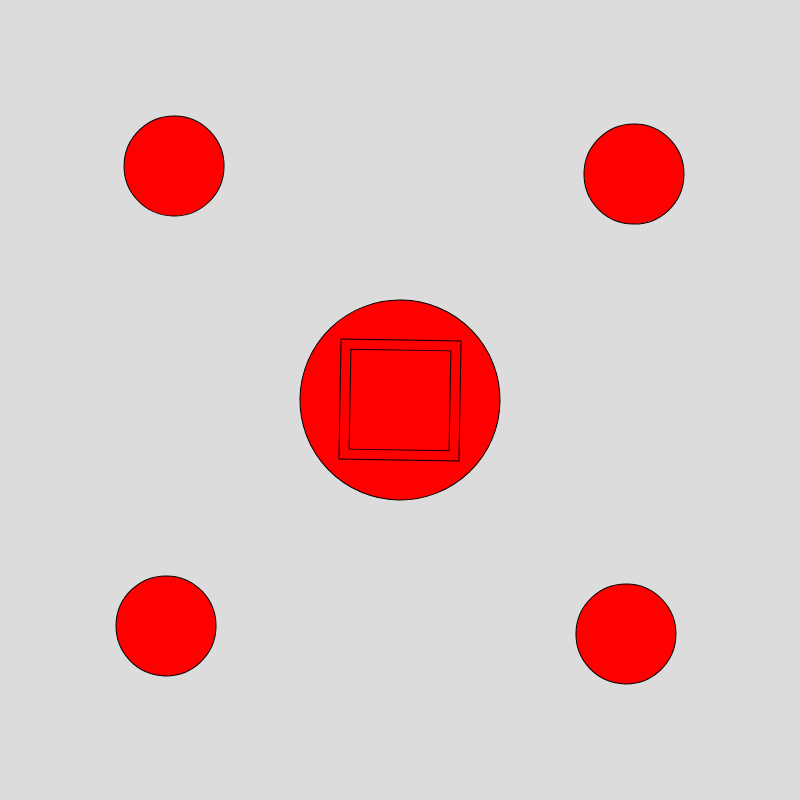
Frame 1 (no input)
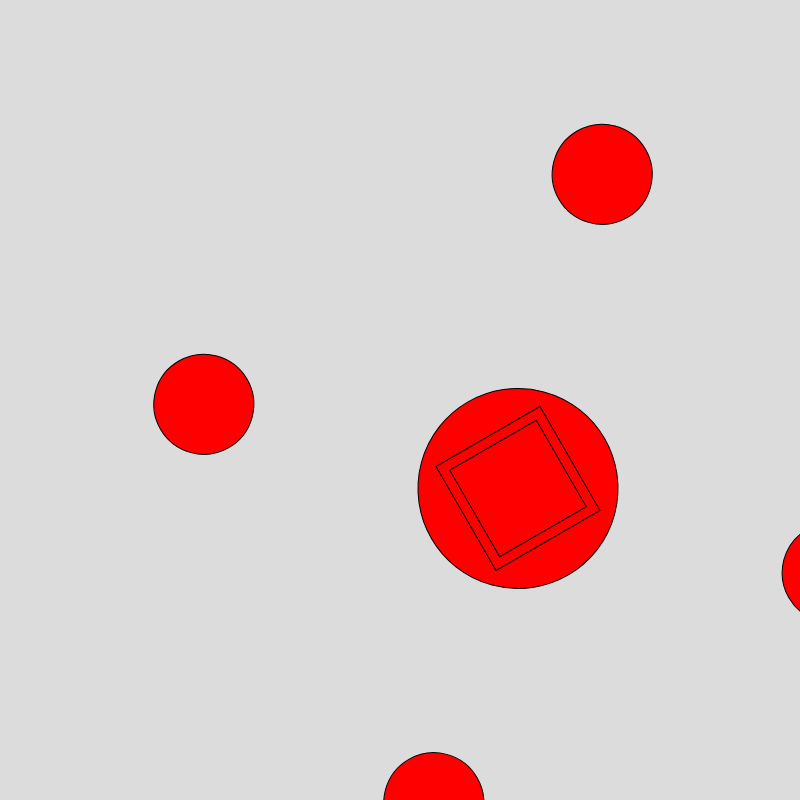
Frame 60 (no input)
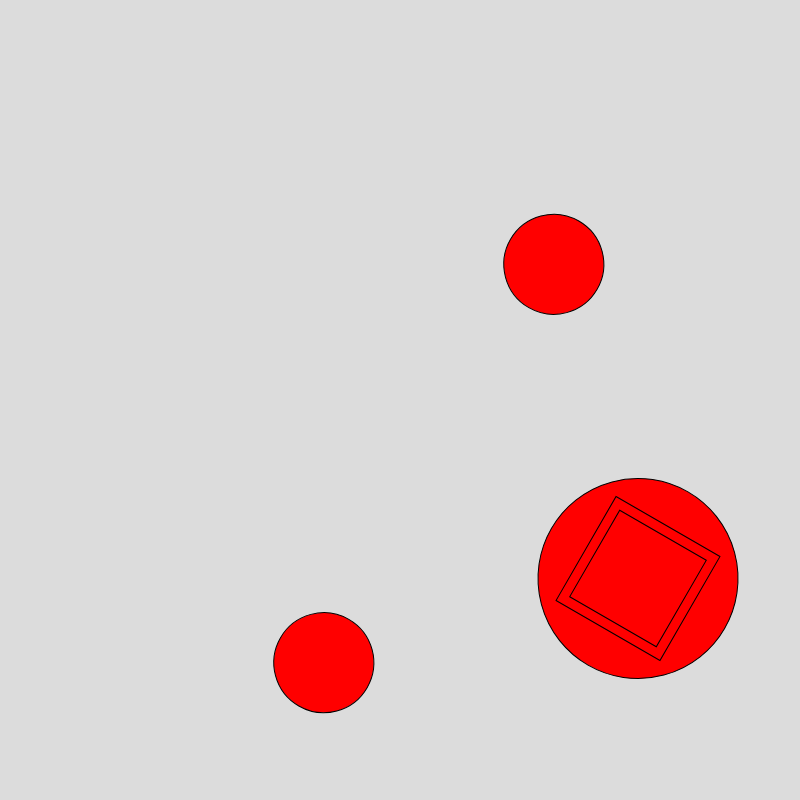
Frame 120 (the mouse pressed at the canvas centre since frame 60)

The p5.js sketch that drew these frames (run headless with seeded random() and noise() and a simulated clock; from frame 60 on, the mouse is pressed at the canvas centre):

// p5.js sketch
// ── sketch.js
let translateX = 400;
let translateY = 400;
let xMoveSpeed = 2;
let yMoveSpeed = 1.5;

function setup() {
  createCanvas(800, 800);
  angleMode(DEGREES);
}

function draw() {
  background(220);
  rectMode(CENTER);
  translate(translateX, translateY);
  rotate(frameCount);
  fill(255, 0, 0);
  ellipse(0, 0, 200, 200);
  rect(0, 0, 120, 120);
  rect(0, 0, 100, 100);
  ellipse(230, 230, 100, 100);
  ellipse(230, -230, 100, 100);
  ellipse(-230, -230, 100, 100);
  ellipse(-230, 230, 100, 100);

  translateX += xMoveSpeed;
  translateY += yMoveSpeed;
  if (translateX > width || translateX < 0) {
    xMoveSpeed *= random(-2, -1);
  }
  if (translateY > height || translateY < 0) {
    yMoveSpeed *= random(-2, -1);
  }
}
